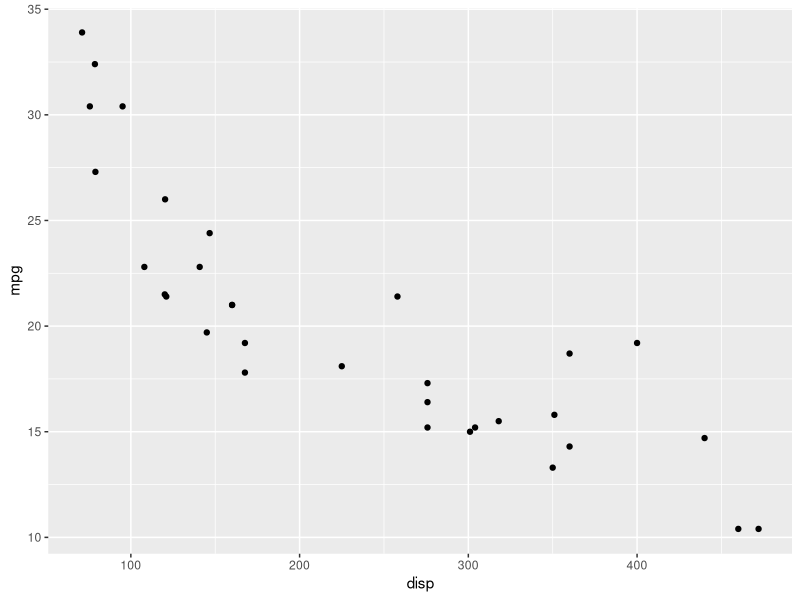
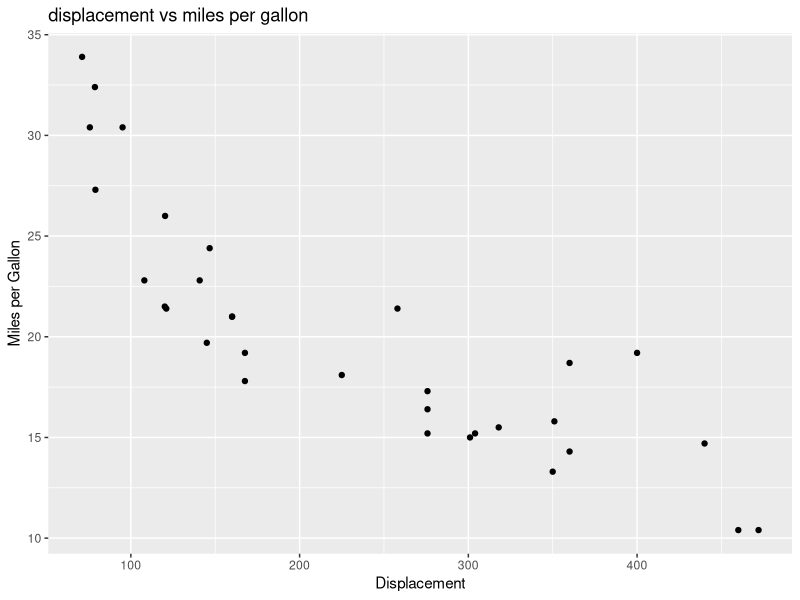
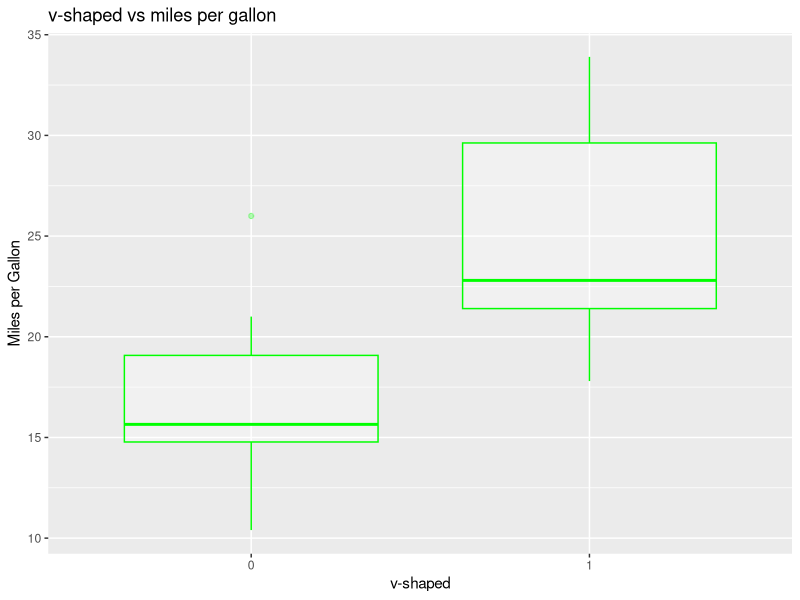
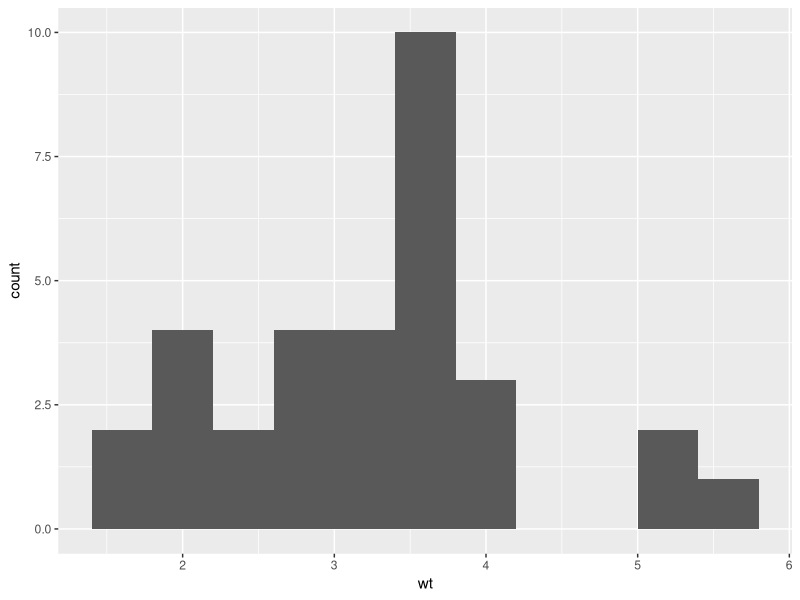

Recreate these plots in R, in order.
library(datasets)

#Load data

data(mtcars)


# view first 5 rows

head(mtcars, 5)

?mtcars

#load ggplot package

library(ggplot2)

#load ggplot package
library(ggplot2)

#create a scatterplot of displacement (disp) and miles per gallon (mpg)

ggplot(aes(x=disp,y=mpg,),data=mtcars)+geom_point()

# Add title and change name of x and y axes

ggplot(aes(x=disp, y=mpg,),data=mtcars)+geom_point()+ggtitle("displacement vs miles per gallon") + labs(x= "Displacement", y = "Miles per Gallon")

# make vs a factor
mtcars$vs <- as.factor(mtcars$vs)

# create boxplot of the distribution for v-shaped and straight engine

ggplot(aes(x=vs, y=mpg), data=mtcars) + 
  geom_boxplot(alpha=0.3, color = "green") + ggtitle("v-shaped vs miles per gallon") + 
  labs(x ="v-shaped", y = "Miles per Gallon") + 
  scale_fill_manual(values = c("red", "green", "blue"))

ggplot(aes(x=wt),data=mtcars) + geom_histogram(binwidth=0.4)
